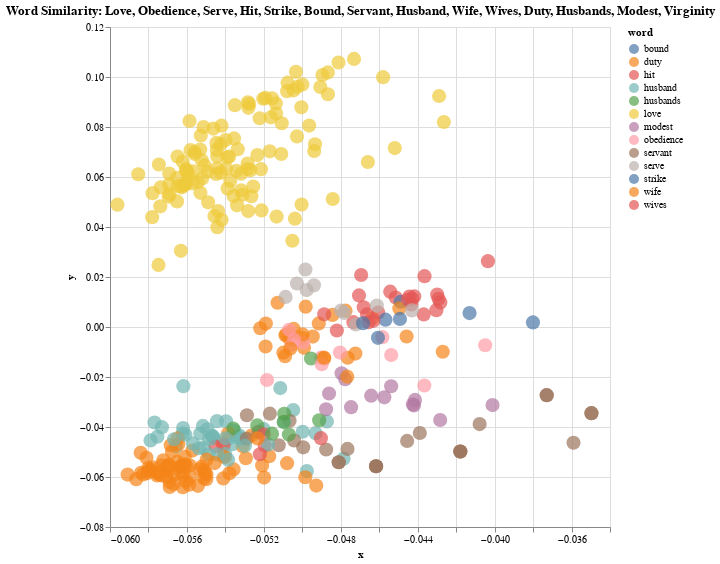

Notebook cell for this chart:
### Markdown cell above
We can put the code from the previous few sections into a single cell and plot the BERT word embeddings for any list of words. Let's look at the words "nature," "religion," "science," and "art."

### Code cell
# List of keywords that you want to compare
keywords = ['love', 'obedience', 'serve','hit','strike','bound','servant','husband','wife','wives','duty','husbands','modest','virginity']

# How to color the points in the plot. The other option is "period" for time period
color_by = 'word'

# Get all word positions
word_positions = get_word_positions(keywords)

# Get all contexts around the words
keyword_contexts = []
keyword_contexts_tokens = []
words = []

for position in word_positions:
  words.append(word_lookup[all_word_ids[position]])
  keyword_contexts.append(get_context_clean(position))
  keyword_contexts_tokens.append(get_context(position))

# Reduce word vectors with PCA
pca = PCA(n_components=2)
pca.fit(all_word_vectors[word_positions,:].T)

# Make a DataFrame with PCA results
df_2 = pd.DataFrame({"x": pca.components_[0,:], "y": pca.components_[1,:],
                   "context": keyword_contexts, "tokens": keyword_contexts_tokens, "word": words})
# Match original text and metadata
#df_2[['title', 'author', 'period', 'link']] = df_2.apply(find_original_poem, axis='columns', result_type='expand')
#df_2[['title', 'author', 'period', 'link']] = df_2.apply(find_original_poem)

# Rename columns so that the context shows up as the "title" in the tooltip (bigger and bolded)
#df_2 = df_2.rename(columns={'title': 'poem_title', 'context': 'title'})

# Match original text and metadata
df_2[['title','speaker_gender', 'speaker', 'act']] = df_2.apply(find_original_poem, axis='columns', result_type='expand')

# Rename columns so that the context shows up as the "title" in the tooltip (bigger and bolded)
df_2 = df_2.rename(columns={'title': 'poem_title', 'context': 'title'})


# Make the plot
alt.Chart(df_2, title=f"Word Similarity: {', '.join(keywords).title()}").mark_circle(size=200).encode(
    alt.X('x',
        scale=alt.Scale(zero=False)
    ), y="y",
    color= color_by,
    tooltip=['title','speaker_gender', 'speaker', 'act', 'poem_title']
    ).interactive().properties(
    width=500,
    height=500
)
    
    #do the same but seperate out the two texts?

### Figure 1 — Vega-Lite specification as saved in the notebook (floating-point values rounded to 4 significant figures; data arrays with more than 128 entries replaced by an {"elided": "..."} marker saying what was removed)
{"config": {"view": {"continuousWidth": 400, "continuousHeight": 300}}, "data": {"name": "data-0036d6b745a6b825285e87123558a25d"}, "mark": {"type": "circle", "size": 200}, "encoding": {"color": {"field": "word", "type": "nominal"}, "tooltip": [{"field": "title", "type": "nominal"}, {"field": "speaker_gender", "type": "nominal"}, {"field": "speaker", "type": "nominal"}, {"field": "act", "type": "quantitative"}, {"field": "poem_title", "type": "nominal"}], "x": {"field": "x", "scale": {"zero": false}, "type": "quantitative"}, "y": {"field": "y", "type": "quantitative"}}, "height": 500, "selection": {"selector030": {"type": "interval", "bind": "scales", "encodings": ["x", "y"]}}, "title": "Word Similarity: Love, Obedience, Serve, Hit, Strike, Bound, Servant, Husband, Wife, Wives, Duty, Husbands, Modest, Virginity", "width": 500, "$schema": "https://vega.github.io/schema/vega-lite/v4.17.0.json", "datasets": {"data-0036d6b745a6b825285e87123558a25d": {"elided": "372 records"}}}
